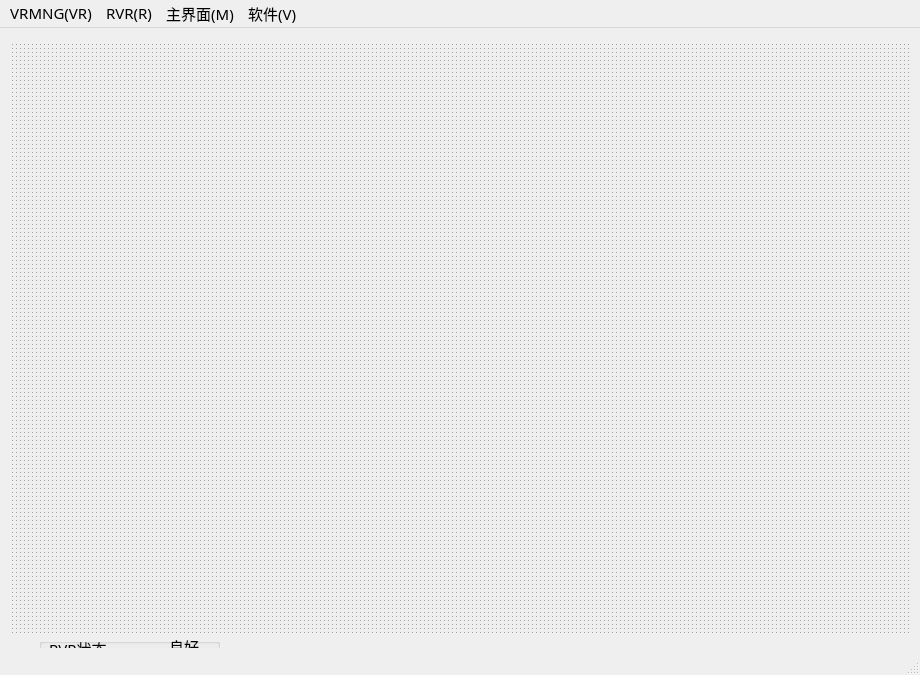
<?xml version="1.0" encoding="UTF-8"?>
<ui version="4.0">
 <class>RVR_Manager</class>
 <widget class="QMainWindow" name="RVR_Manager">
  <property name="geometry">
   <rect>
    <x>0</x>
    <y>0</y>
    <width>920</width>
    <height>675</height>
   </rect>
  </property>
  <property name="minimumSize">
   <size>
    <width>920</width>
    <height>675</height>
   </size>
  </property>
  <property name="maximumSize">
   <size>
    <width>920</width>
    <height>675</height>
   </size>
  </property>
  <property name="font">
   <font>
    <family>微软雅黑 Light</family>
    <pointsize>11</pointsize>
    <weight>50</weight>
    <bold>false</bold>
   </font>
  </property>
  <property name="windowTitle">
   <string/>
  </property>
  <widget class="QWidget" name="centralwidget">
   <widget class="QMdiArea" name="mdiArea">
    <property name="geometry">
     <rect>
      <x>10</x>
      <y>15</y>
      <width>902</width>
      <height>591</height>
     </rect>
    </property>
    <property name="minimumSize">
     <size>
      <width>902</width>
      <height>591</height>
     </size>
    </property>
    <property name="maximumSize">
     <size>
      <width>902</width>
      <height>591</height>
     </size>
    </property>
    <property name="font">
     <font>
      <pointsize>11</pointsize>
      <stylestrategy>PreferAntialias</stylestrategy>
     </font>
    </property>
    <property name="background">
     <brush brushstyle="Dense7Pattern">
      <color alpha="255">
       <red>160</red>
       <green>160</green>
       <blue>160</blue>
      </color>
     </brush>
    </property>
   </widget>
   <widget class="QWidget" name="widget_statues" native="true">
    <property name="geometry">
     <rect>
      <x>10</x>
      <y>610</y>
      <width>902</width>
      <height>20</height>
     </rect>
    </property>
    <property name="minimumSize">
     <size>
      <width>0</width>
      <height>20</height>
     </size>
    </property>
    <property name="maximumSize">
     <size>
      <width>16777215</width>
      <height>20</height>
     </size>
    </property>
    <widget class="QGroupBox" name="groupBox">
     <property name="geometry">
      <rect>
       <x>29</x>
       <y>0</y>
       <width>181</width>
       <height>20</height>
      </rect>
     </property>
     <property name="title">
      <string/>
     </property>
     <widget class="QLabel" name="label">
      <property name="geometry">
       <rect>
        <x>10</x>
        <y>0</y>
        <width>58</width>
        <height>20</height>
       </rect>
      </property>
      <property name="text">
       <string>RVR状态</string>
      </property>
     </widget>
     <widget class="QLabel" name="label_Waring">
      <property name="geometry">
       <rect>
        <x>80</x>
        <y>0</y>
        <width>20</width>
        <height>20</height>
       </rect>
      </property>
      <property name="text">
       <string/>
      </property>
     </widget>
     <widget class="QLabel" name="label_WaringText">
      <property name="geometry">
       <rect>
        <x>130</x>
        <y>0</y>
        <width>51</width>
        <height>16</height>
       </rect>
      </property>
      <property name="text">
       <string>良好</string>
      </property>
     </widget>
    </widget>
   </widget>
  </widget>
  <widget class="QMenuBar" name="menubar">
   <property name="geometry">
    <rect>
     <x>0</x>
     <y>0</y>
     <width>920</width>
     <height>23</height>
    </rect>
   </property>
   <widget class="QMenu" name="menuRVR">
    <property name="title">
     <string>RVR(R)</string>
    </property>
    <widget class="QMenu" name="menu_3">
     <property name="title">
      <string>RVR操作(O)</string>
     </property>
     <addaction name="separator"/>
     <addaction name="actionAlignment"/>
     <addaction name="separator"/>
     <addaction name="actionCalibration"/>
     <addaction name="separator"/>
     <addaction name="actionLinearTest"/>
     <addaction name="separator"/>
     <addaction name="action_soft_reset"/>
     <addaction name="separator"/>
    </widget>
    <widget class="QMenu" name="menuRVR_C">
     <property name="title">
      <string>RVR配置(C) </string>
     </property>
     <addaction name="separator"/>
     <addaction name="actionDefaultSet"/>
     <addaction name="separator"/>
     <addaction name="actionRVR"/>
     <addaction name="separator"/>
    </widget>
    <addaction name="separator"/>
    <addaction name="menu_3"/>
    <addaction name="separator"/>
    <addaction name="menuRVR_C"/>
    <addaction name="separator"/>
    <addaction name="action"/>
    <addaction name="separator"/>
   </widget>
   <widget class="QMenu" name="menu">
    <property name="title">
     <string>主界面(M)</string>
    </property>
    <addaction name="separator"/>
    <addaction name="actionCurrentstatus"/>
    <addaction name="separator"/>
   </widget>
   <widget class="QMenu" name="menu_V">
    <property name="title">
     <string>软件(V)</string>
    </property>
    <addaction name="separator"/>
    <addaction name="action_Version"/>
    <addaction name="separator"/>
   </widget>
   <widget class="QMenu" name="menuVRMNG">
    <property name="title">
     <string>VRMNG(VR)</string>
    </property>
    <widget class="QMenu" name="menu_4">
     <property name="title">
      <string>参数(V)                     </string>
     </property>
     <addaction name="separator"/>
     <addaction name="actionCurrentconfig"/>
     <addaction name="separator"/>
     <addaction name="actionDefaultConfig"/>
     <addaction name="separator"/>
    </widget>
    <addaction name="separator"/>
    <addaction name="menu_4"/>
    <addaction name="separator"/>
    <addaction name="action_exit"/>
    <addaction name="separator"/>
   </widget>
   <addaction name="menuVRMNG"/>
   <addaction name="menuRVR"/>
   <addaction name="menu"/>
   <addaction name="menu_V"/>
  </widget>
  <widget class="QStatusBar" name="statusbar"/>
  <action name="actionAlignment">
   <property name="text">
    <string>对准                   </string>
   </property>
   <property name="shortcut">
    <string>Ctrl+A</string>
   </property>
  </action>
  <action name="actionCalibration">
   <property name="text">
    <string>校准</string>
   </property>
   <property name="shortcut">
    <string>Ctrl+B</string>
   </property>
  </action>
  <action name="actionLinearTest">
   <property name="text">
    <string>线性测试</string>
   </property>
   <property name="shortcut">
    <string>Ctrl+L</string>
   </property>
  </action>
  <action name="actionDefaultSet">
   <property name="text">
    <string>通讯配置(C)                </string>
   </property>
   <property name="shortcut">
    <string>Ctrl+S</string>
   </property>
  </action>
  <action name="actionCurrentconfig">
   <property name="text">
    <string>当前配置参数           </string>
   </property>
   <property name="shortcut">
    <string>Ctrl+V</string>
   </property>
  </action>
  <action name="actionDefaultConfig">
   <property name="text">
    <string>出厂配置参数</string>
   </property>
   <property name="shortcut">
    <string>Ctrl+O</string>
   </property>
  </action>
  <action name="actionCurrentstatus">
   <property name="text">
    <string>当前数据               </string>
   </property>
   <property name="font">
    <font>
     <family>微软雅黑 Light</family>
     <pointsize>9</pointsize>
    </font>
   </property>
   <property name="shortcut">
    <string>Ctrl+C</string>
   </property>
  </action>
  <action name="action">
   <property name="text">
    <string>RVR管理工具(T)</string>
   </property>
   <property name="shortcut">
    <string>Ctrl+M</string>
   </property>
  </action>
  <action name="action_soft_reset">
   <property name="text">
    <string>软件复位</string>
   </property>
   <property name="shortcut">
    <string>Ctrl+C</string>
   </property>
  </action>
  <action name="action_Version">
   <property name="text">
    <string>版本信息               </string>
   </property>
   <property name="shortcut">
    <string>Ctrl+V</string>
   </property>
  </action>
  <action name="action_exit">
   <property name="text">
    <string>退出(Q)</string>
   </property>
   <property name="shortcut">
    <string>Ctrl+Q</string>
   </property>
  </action>
  <action name="actionRVR">
   <property name="text">
    <string>RVR计算参数 (P)</string>
   </property>
   <property name="shortcut">
    <string>Ctrl+P</string>
   </property>
  </action>
 </widget>
 <resources/>
 <connections/>
</ui>
